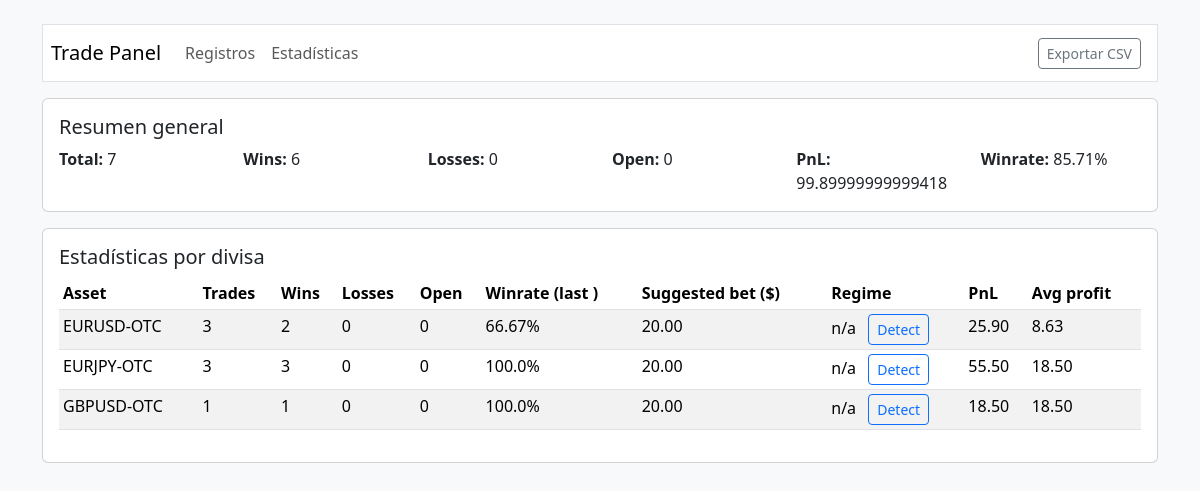
The app's page /statistics with its own data.
### tables this page shows
CREATE TABLE trades (
            id INTEGER PRIMARY KEY AUTOINCREMENT,
            platform_id TEXT,
            asset TEXT,
            is_otc INTEGER,
            amount REAL,
            direction TEXT,
            entry_time TEXT,
            exit_time TEXT,
            entry_balance REAL,
            exit_balance REAL,
            result TEXT,
            profit REAL,
            status TEXT,
            expiration INTEGER,
            timeframe INTEGER,
            model_votes TEXT,
            indicator_votes TEXT,
            wm_confidence REAL,
            resolved_by TEXT,
            created_at TEXT DEFAULT CURRENT_TIMESTAMP
        );

### server.py (the view)
@app.route('/statistics')
def statistics():
    overall = logger.get_stats()
    by_asset = logger.get_stats_by_asset()
    assets = sorted({t['asset'] for t in logger.list_trades(1000)})
    assets_info = []
    for a in assets:
        wr = logger.get_winrate(asset=a, lookback=WINRATE_LOOKBACK, include_draws=True)
        bet = compute_bet_size(wr, regime=None)
        assets_info.append({'asset': a, 'winrate': wr, 'suggested_bet': bet, 'regime': 'n/a'})
    return render_template('statistics.html', overall=overall, by_asset=by_asset, assets=assets, assets_info=assets_info)

### ia/money_manager.py (called while the page is built)
def compute_bet_size(winrate=None, regime=None):
    try:
        base = float(MONTO)
        if regime == 'volatile':
            base = round(base * (1.0 - VOLATILITY_SIZE_REDUCTION), 2)
        return max(MIN_BET, round(base, 2))
    except Exception:
        return max(MIN_BET, float(MONTO))

### ia/trade_logger.py (called while the page is built)
    def _connect(self):
        conn = sqlite3.connect(self.db_path, check_same_thread=False)
        conn.row_factory = sqlite3.Row
        return conn

    def get_stats(self):
        conn = self._connect()
        cur = conn.cursor()
        cur.execute("""
            SELECT
              COUNT(*) as total,
              SUM(CASE WHEN result='win' THEN 1 ELSE 0 END) as wins,
              SUM(CASE WHEN result='loss' THEN 1 ELSE 0 END) as losses,
              SUM(CASE WHEN status='open' THEN 1 ELSE 0 END) as open_trades,
              COALESCE(SUM(profit),0) as pnl
            FROM trades
        """)
        row = cur.fetchone()
        conn.close()
        if not row:
            return {}
        total, wins, losses, open_trades, pnl = row
        winrate = (wins / total) if total else None
        return {"total": total, "wins": wins, "losses": losses, "open": open_trades, "pnl": pnl, "winrate": winrate}

    def get_winrate(self, asset: str = None, lookback: int = 50, include_draws: bool = True):
        sql = "SELECT result FROM trades"
        params = []
        if asset:
            sql += " WHERE asset = ?"
            params.append(asset)
        sql += " ORDER BY entry_time DESC LIMIT ?"
        params.append(lookback)
        conn = self._connect()
        cur = conn.cursor()
        cur.execute(sql, params)
        rows = [r[0] for r in cur.fetchall()]
        conn.close()
        total = len(rows)
        if total == 0:
            return None
        wins = sum(1 for r in rows if r == 'win')
        losses = sum(1 for r in rows if r == 'loss')
        draws = sum(1 for r in rows if r == 'draw')
        if include_draws:
            return wins / total
        denom = wins + losses
        return (wins / denom) if denom > 0 else None

    def list_trades(self, limit: int = 100):
        conn = self._connect()
        cur = conn.cursor()
        cur.execute("SELECT * FROM trades ORDER BY entry_time DESC LIMIT ?", (limit,))
        rows = [dict(r) for r in cur.fetchall()]
        conn.close()
        return rows

### templates/statistics.html (shortened to what this page needs)
{% extends "layout.html" %}
{% block content %}
<div class="card mb-3">
  <div class="card-body">
    <h5>Resumen general</h5>
    <div class="row">
      <div class="col-md-2"><strong>Total:</strong> {{ overall.total or 0 }}</div>
      <div class="col-md-2"><strong>Wins:</strong> {{ overall.wins or 0 }}</div>
      <div class="col-md-2"><strong>Losses:</strong> {{ overall.losses or 0 }}</div>
      <div class="col-md-2"><strong>Open:</strong> {{ overall.open or 0 }}</div>
      <div class="col-md-2"><strong>PnL:</strong> {{ overall.pnl or 0 }}</div>
      <div class="col-md-2"><strong>Winrate:</strong> {% if overall.winrate is not none %}{{ (overall.winrate * 100) | round(2) }}%{% else %}N/A{% endif %}</div>
    </div>
  </div>
</div>
<div class="card mb-3">
  <div class="card-body">
    <h5>Estadísticas por divisa</h5>
    <div class="table-responsive">
      <table class="table table-sm table-striped">
        <thead>
          <tr>
            <th>Asset</th>
            <th>Trades</th>
            <th>Wins</th>
            <th>Losses</th>
            <th>Open</th>
            <th>Winrate (last {{ WINRATE_LOOKBACK }})</th>
            <th>Suggested bet ($)</th>
            <th>Regime</th>
            <th>PnL</th>
            <th>Avg profit</th>
          </tr>
        </thead>
        <tbody>
          {% for a in by_asset %}
          {% set info = (assets_info | selectattr('asset','equalto', a.asset) | list | first) %}
          <tr>
            <td>{{ a.asset }}</td>
            <td>{{ a.trades }}</td>
            <td>{{ a.wins }}</td>
            <td>{{ a.losses }}</td>
            <td>{{ a.open_trades }}</td>
            <td>{% if info and info.winrate is not none %}{{ (info.winrate * 100) | round(2) }}%{% else %}N/A{% endif %}</td>
            <td>{% if info %}{{ '%.2f'|format(info.suggested_bet) }}{% else %}-{% endif %}</td>
            <td id="regime-{{ a.asset }}">{% if info %}{{ info.regime }}{% else %}-{% endif %} <button class="btn btn-sm btn-outline-primary ms-2" onclick="detectRegime('{{ a.asset }}', this)">Detect</button></td>
            <td>{{ '%.2f'|format(a.pnl) }}</td>
            <td>{{ '%.2f'|format(a.avg_profit) }}</td>
          </tr>
          {% else %}
          <tr><td colspan="10">No hay datos</td></tr>
          {% endfor %}
        </tbody>
      </table>
    </div>
  </div>
</div>
{% endblock %}

### records on screen
trades: asset "GBPUSD-OTC", trades "1", wins "1", losses "0", open_trades "0", winrate "100.0", suggested_bet "20.00", regime "n/a", pnl "18.50", avg_profit "18.50"

### other values on screen
{{ overall.total or 0 }} "7"
{{ overall.wins or 0 }} "6"
{{ overall.losses or 0 }} "0"
{{ overall.open or 0 }} "0"
{{ overall.pnl or 0 }} "99.89999999999418"
{{ (overall.winrate * 100) | round(2) }} "85.71"
{{ a.asset }} "EURUSD-OTC" "EURJPY-OTC"
{{ a.trades }} "3" "3"
{{ a.wins }} "2" "3"
{{ a.losses }} "0" "0"
{{ a.open_trades }} "0" "0"
{{ (info.winrate * 100) | round(2) }} "66.67" "100.0"
{{ '%.2f'|format(info.suggested_bet) }} "20.00" "20.00"
{{ info.regime }} "n/a" "n/a"
{{ '%.2f'|format(a.pnl) }} "25.90" "55.50"
